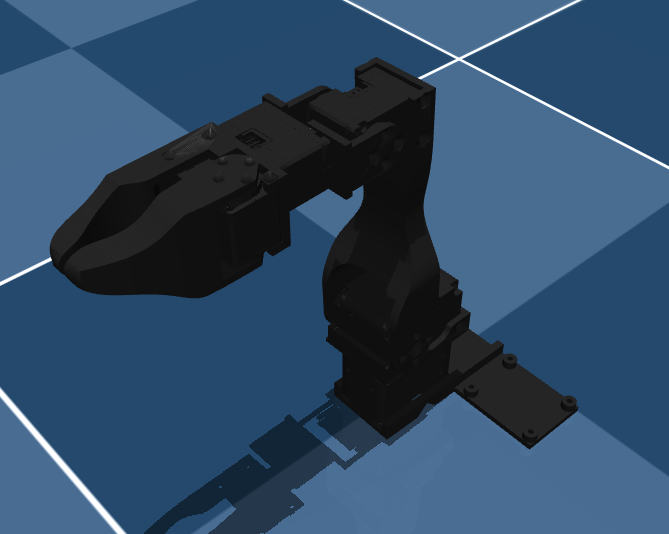
#> input picture pictures/default_position.png, 669 x 534 px
$ python -i detect_pieces.py   (imports and definitions only)
#> lines starting #> are read from the running program, lines starting #| are printed output that depends on the picture
#> further down, picture is the input picture: shape (534, 669, 3); mean B, G, R 101.2, 74.1, 47
import cv2
import numpy as np
import json
from robot.robot import Robot

# sudo apt-get update
# sudo apt-get install libgtk2.0-dev pkg-config
# sudo apt-get install libcanberra-gtk-module libcanberra-gtk3-module
# pip install opencv-python

def preprocess_image(frame):
    gray = cv2.cvtColor(frame, cv2.COLOR_BGR2GRAY)
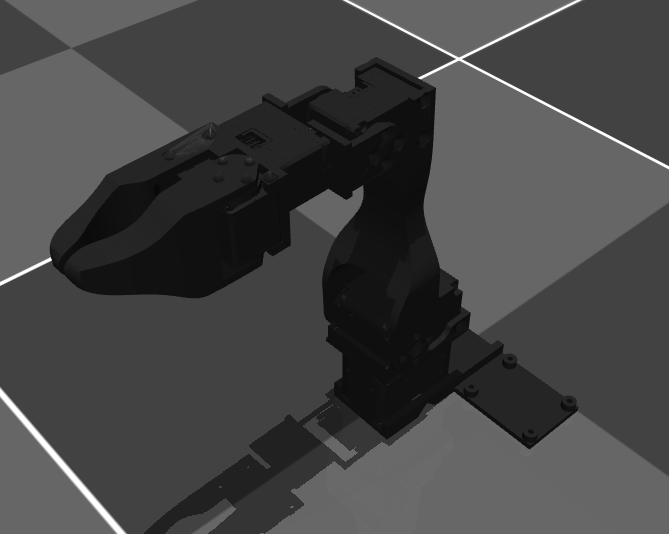
#> gray: shape (534, 669); min 8, max 255, mean 69.2
    blurred = cv2.GaussianBlur(gray, (5, 5), 0)
    edges = cv2.Canny(blurred, 50, 150)
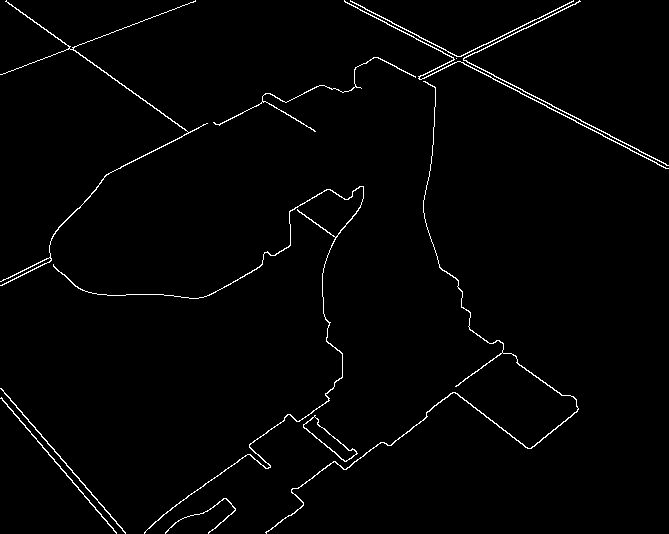
#> edges: shape (534, 669); 1.6% white in thin lines or dots
    return edges

def detect_grid_lines(edges):
    lines = cv2.HoughLinesP(edges, 1, np.pi / 180, threshold=75, minLineLength=300, maxLineGap=300)
    return lines

# [25 lines left out: functions draw_lines, detect_pieces, find_piece_positions, not called in this run]

def draw_bounding_boxes(image, positions, color):
    for (x, y, w, h) in positions:
        cv2.rectangle(image, (x, y), (x + w, y + h), color, 2)

# [46 lines left out: function main, not called in this run]

# [2 lines not run here, left out]

>>> import cv2
>>> picture = cv2.imread('../pictures/default_position.png')
>>> result = preprocess_image(picture)
